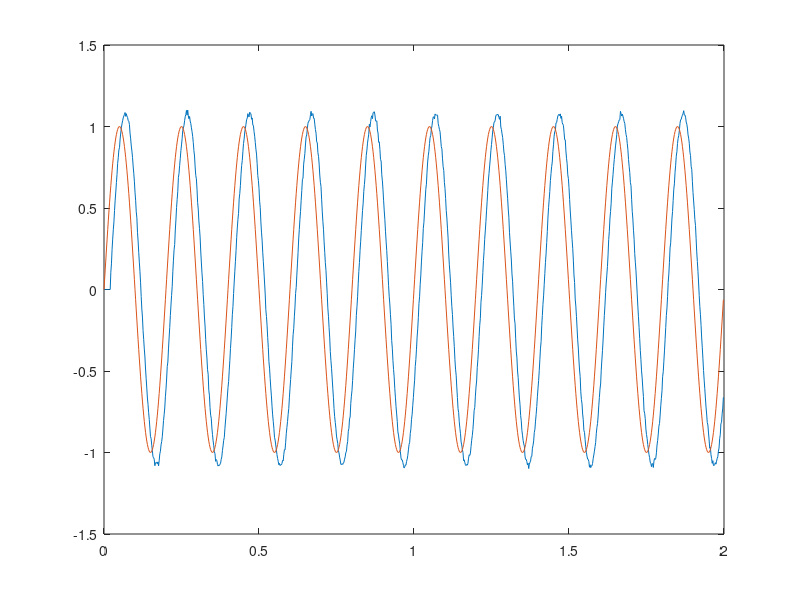

This chart was generated by the following MATLAB code: (Note: this script raises an error after producing the figure.)

noise = randn(1,1000)/100;

fs = 500; %500Hz sampling frequency
f = 5;
t = (0:1000-1)/fs;
x = sin(2*pi*f*t);
%plot(t,x)

%FIR filter
expression = "0.8*x(k -11)+0.1771*x(k -3)+0.12*x(k -9)";


for k=1:length(x) 
 	 try 
 		 y(k)=eval(expression) + noise(k); 
 	 catch 
 	 	 y(k)=0; 
     end    
end

plot(t,y,t,x)


file_id = fopen('x.txt','w')
fdisp(file_id, x')
fclose(file_id)

file_id = fopen('y.txt','w')
fdisp(file_id, y')
fclose(file_id)


%Evaluating resulting individual

%Loads X
x = load('-ascii','x.txt');
%Loads Y
y = load('-ascii','y.txt');
%Create random noise for Monte Carlo Simulation
%noise = randn(1,length(y))/100;
noise = load('-ascii','noise.txt');

%Individual
individual = '  - 2.4004 *y(k- 13 ) ^2 + 0.8716 *x(k- 2 )   ';

t=1:1:length(y);

for k=1:length(x) 
 	 try 
 		 y_hat(k)=eval(individual); 
 	 catch 
 	 	 y_hat(k)=0; 
   end
   
   error(k) = (y(k) - y_hat(k));
   
end

squared_error = error.^2;

plot(squared_error)

RMSE = sqrt(mean(squared_error));


plot(t,y,t,y_hat)
legend('Original','Modelled')